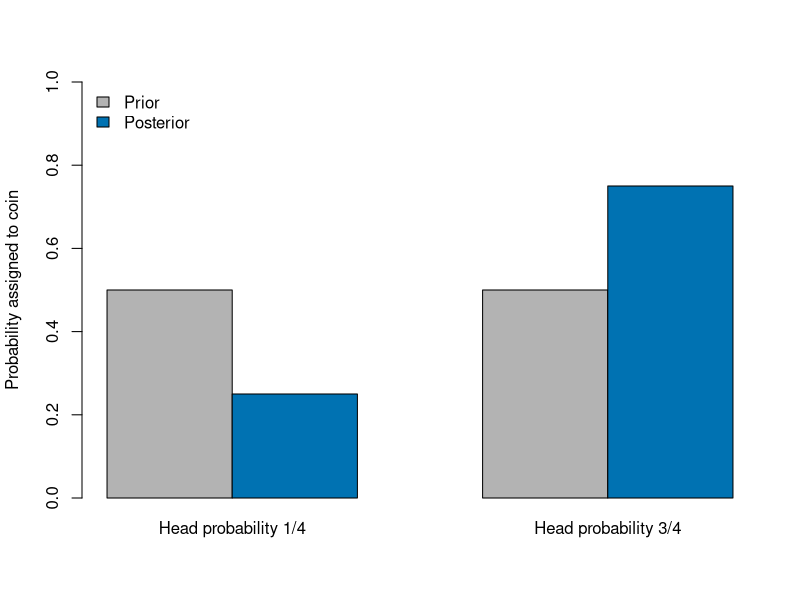

The R script that drew this image: (Note: this script raises an error after producing the figure.)
## ---- chunk 1
knitr::opts_chunk$set(echo = TRUE, warning = TRUE, message = FALSE,
                      fig.width = 7, fig.height = 4, digits = 4)
notes_figure <- function(file) {
  knitr::include_graphics(system.file("figures", file, package = "BayesComp",
                                      mustWork = TRUE))
}
## ---- chunk 2
coin_values <- c(1/4, 3/4)
coin_prior <- c(1/2, 1/2)
coin_data <- c(1,1,0)
coin_likelihood <- coin_values^sum(coin_data) *
  (1-coin_values)^(length(coin_data)-sum(coin_data))
coin_joint <- coin_prior * coin_likelihood
coin_evidence <- sum(coin_joint)
coin_posterior <- coin_joint / coin_evidence
knitr::kable(data.frame(theta=coin_values, prior=coin_prior,
                       likelihood=coin_likelihood, posterior=coin_posterior))
coin_prediction <- sum(coin_values * coin_posterior)
c(evidence=coin_evidence, next_head=coin_prediction)
stopifnot(abs(coin_evidence-3/32)<1e-12,
          max(abs(coin_posterior-c(1/4,3/4)))<1e-12,
          abs(coin_prediction-5/8)<1e-12)
## ---- chunk 3
barplot(rbind(coin_prior, coin_posterior), beside = TRUE,
        names.arg = c("Head probability 1/4", "Head probability 3/4"),
        col = c("grey70", "#0072B2"), ylim = c(0, 1),
        ylab = "Probability assigned to coin")
legend("topleft", c("Prior", "Posterior"),
       fill = c("grey70", "#0072B2"), bty = "n")
## ---- chunk 4
s12_n <- 100; s12_successes <- 0
s12_a0 <- c(.1,1); s12_b0 <- c(99.9,999)
s12_an <- s12_a0+s12_successes
s12_bn <- s12_b0+s12_n-s12_successes
knitr::kable(data.frame(prior_mean=s12_a0/(s12_a0+s12_b0),
 concentration=s12_a0+s12_b0, posterior_mean=s12_an/(s12_an+s12_bn),
 data_weight=s12_n/(s12_n+s12_a0+s12_b0)))
s12_m <- 100
s12_any <- 1-exp(lbeta(s12_an,s12_bn+s12_m)-lbeta(s12_an,s12_bn))
s12_any
stopifnot(abs(s12_any[2]-100/1199)<1e-12)
## ---- chunk 5
notes_figure("section12-prior-strength.png")
## ---- chunk 6
set.seed(20260927)
s13_S <- 20000
s13_theta <- rbeta(s13_S,8,4)
s13_h <- as.numeric(s13_theta > .5)
s13_est <- c(mean=mean(s13_theta), probability=mean(s13_h))
s13_mcse <- c(mean=sd(s13_theta), probability=sd(s13_h))/sqrt(s13_S)
s13_exact <- c(mean=2/3, probability=227/256)
knitr::kable(data.frame(target=names(s13_est), estimate=s13_est,
 exact=s13_exact, MCSE=s13_mcse,
 error_in_MCSE=(s13_est-s13_exact)/s13_mcse),row.names=FALSE)
c(posterior_SD=sqrt(2/117), simulated_SD=sd(s13_theta))
stopifnot(all(abs(s13_est-s13_exact)<6*s13_mcse))
# Generalized inverse of the empirical cdf: no interpolation.
quantile(s13_theta,c(.025,.975),type=1)
qbeta(c(.025,.975),8,4)
## ---- chunk 7
set.seed(20260928)
s13_counts <- rbinom(s13_S,5,prob=s13_theta)
s13_grid <- 0:5
s13_mass <- exp(lchoose(5,s13_grid)+lbeta(8+s13_grid,9-s13_grid)-lbeta(8,4))
s13_simulated <- tabulate(s13_counts + 1, nbins = 6) / s13_S
knitr::kable(data.frame(successes = s13_grid, simulated = s13_simulated,
                       exact = s13_mass))
c(simulated_mean=mean(s13_counts), exact_mean=10/3,
  simulated_variance=var(s13_counts), exact_variance=170/117)
stopifnot(abs(sum(s13_mass)-1)<1e-12,
 abs(mean(s13_counts)-10/3)<6*sqrt((170/117)/s13_S))
## ---- chunk 8
barplot(rbind(s13_simulated, s13_mass), beside = TRUE, names.arg = s13_grid,
        col = c("#0072B2", "grey70"), ylim = c(0, 0.4),
        xlab = "Successes in five trials", ylab = "Predictive probability")
legend("topleft", c("Simulation", "Exact"), fill = c("#0072B2", "grey70"),
       bty = "n")
## ---- chunk 9
s14_conditional <- rbind(group1=c(.8,.4), group0=c(.9,.5))
s14_weights <- rbind(group1=c(.9,.1), group0=c(.1,.9))
s14_marginal <- rowSums(s14_conditional*s14_weights)
knitr::kable(cbind(s14_conditional, marginal=s14_marginal),
 col.names=c('Department 1','Department 2','Marginal'))
stopifnot(max(abs(s14_marginal-c(.76,.54)))<1e-12)
## ---- chunk 10
barplot(cbind(s14_conditional, s14_marginal), beside = TRUE,
        names.arg = c("Department 1", "Department 2", "Overall"),
        col = c("#0072B2", "#D55E00"), ylim = c(0, 1.1),
        ylab = "Admission probability")
legend("topright", c("Group 1", "Group 0"), fill = c("#0072B2", "#D55E00"),
       bty = "n", horiz = TRUE)
